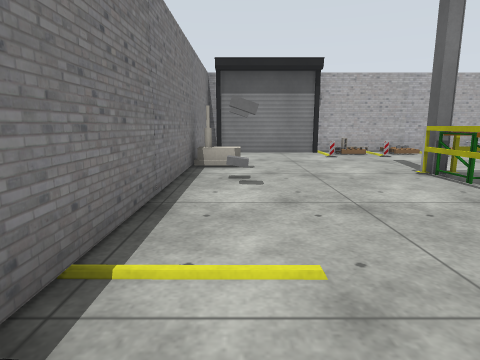
View 1 (above)

15 first-person views from a walk through a world built for the Gazebo simulator. The camera is 1 m above the floor, tilts 10° down and sees 75° across. The floor is counted in squares, 1 m on a side. Each view is taken from the middle of a square. On the plan, view 1 faces up. The plan holds only what a view shows up to about 12 squares ahead; the rest is blank. The place goes on beyond the plan. The robots in the file are not drawn. Simple shapes stand in for some stock models. Some surface patterns are stand-ins.

View 2
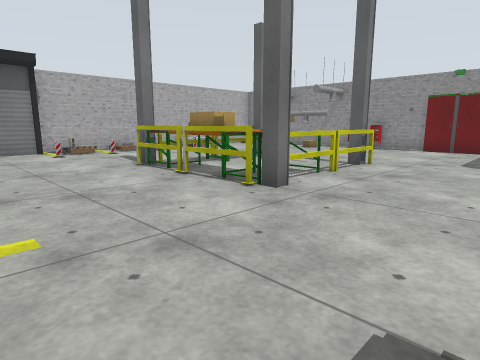

View 3
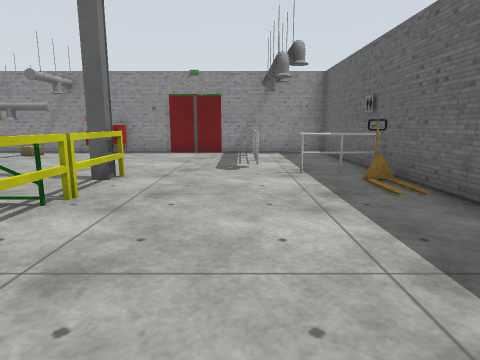

View 4
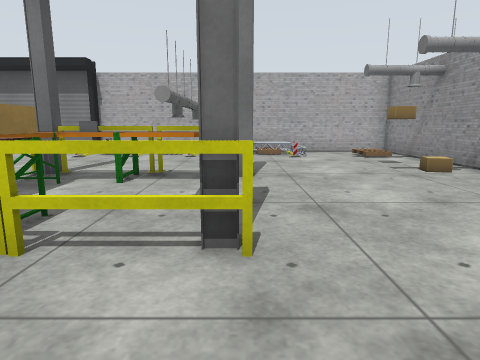

View 5
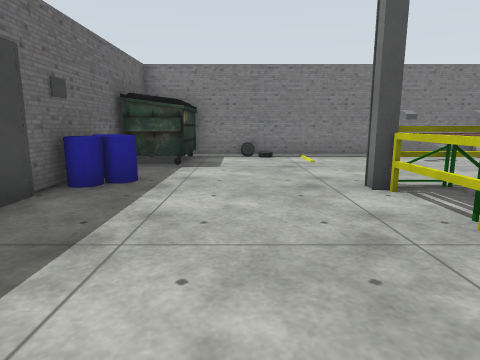

View 6
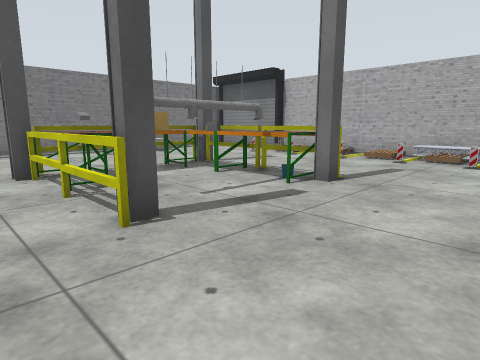

View 7
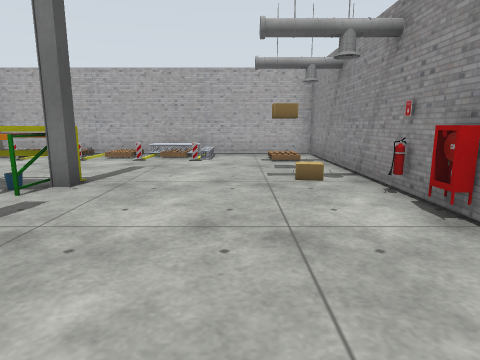

View 8
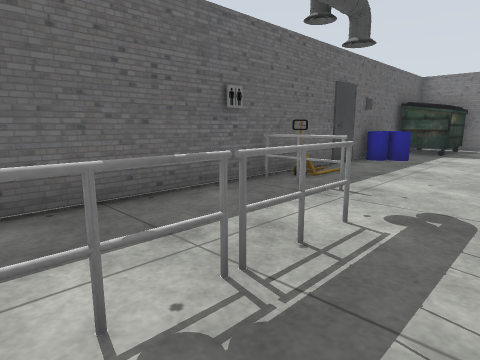

View 9
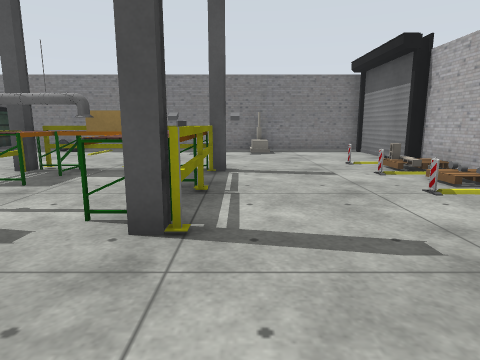

View 10
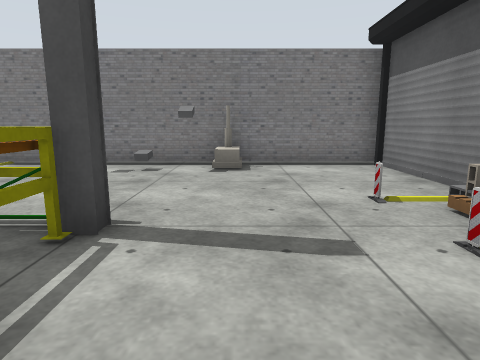

View 11
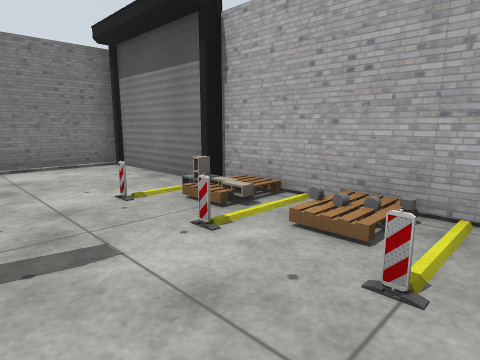

View 12
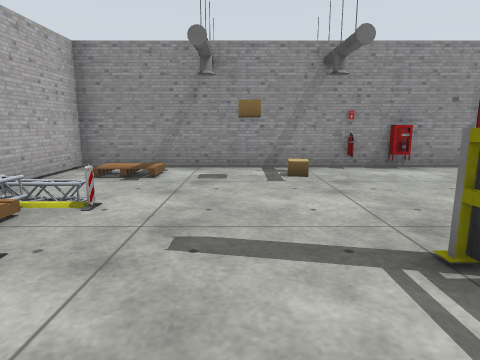

View 13
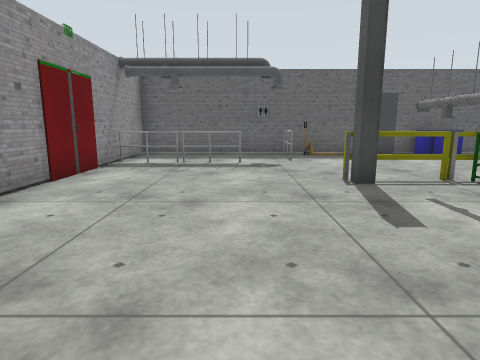

View 14
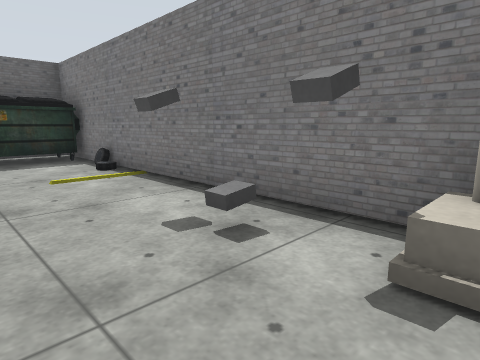

View 15
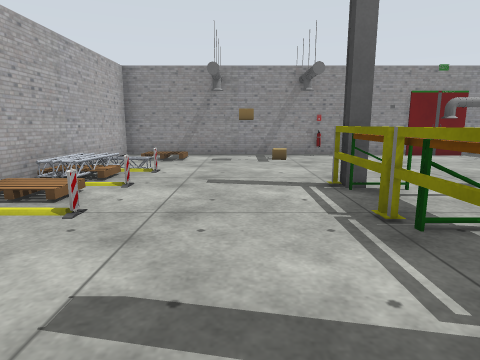

### Floor plan
Points are (right, up) in squares from view 1. A wall is a line through its corners. A room is listed if a view was taken in it or the views show most of it. See-through windows are left out.
Room 1 (views 1, 2, 3, 4, 5, 6, 7, 8, 9, 10, 11, 12, 13, 14, 15)
walls: (4.9, 4.9) (4.9, 4) (4.4, 4); (5.6, -3) (7.6, -3); (13.4, 2.4) (13.4, 11.7) (2.7, 11.7); (9.4, -3) (13.4, -3) (13.4, 0.8); (-1.2, 11.8) (-1.2, -3) (2.6, -3)
objects: dumpster (-1, -2) to (1, -2); other object (-1, 0); house (-1, 8) to (0, 8); container (0, 5); container (0, 6); container (0, 7); door leaf (0, 12) to (2, 12); other object (3, -3); other object (3, -2); pole (3, 10); cinder block (3, 11); other object (4, -3); pillar (4, 2); table (4, 3) to (5, 5); pillar (4, 6); cinder block (4, 11); door leaf (5, -3); other object (5, 2); container (5, 6); pole (5, 10); other object (5, 11); table (6, 3); table (6, 5) to (6, 6); pole (6, 10); other object (6, 11); other object (7, 2); cabinet (7, 3) to (7, 5); table (7, 6); pallet (8, -3); other object (8, -2); pillar (8, 3); pillar (8, 6); pole (8, 10); other object (8, 11) to (9, 11); sign (9, -3); other object (10, 0) to (11, 0); pole (10, 10); other object (10, 11); other object (12, 0); cardboard box (12, 7); cardboard box (12, 8); door leaf (13, 2); other object (13, 4); other object (13, 5)

Where each view was taken, in squares from view 1:
view 1: 0 up, 0 right, facing up
view 2: 1 down, 0 right, facing up-right
view 3: 0 up, 2 right, facing right
view 4: 0 up, 8 right, facing up
view 5: 0 up, 9 right, facing left
view 6: 1 up, 11 right, facing up-left
view 7: 1 up, 11 right, facing up
view 8: 1 up, 13 right, facing down-left
view 9: 7 up, 11 right, facing left
view 10: 8 up, 7 right, facing left
view 11: 8 up, 7 right, facing up-left
view 12: 8 up, 6 right, facing right
view 13: 8 up, 10 right, facing down
view 14: 8 up, 2 right, facing down-left
view 15: 8 up, 3 right, facing right
